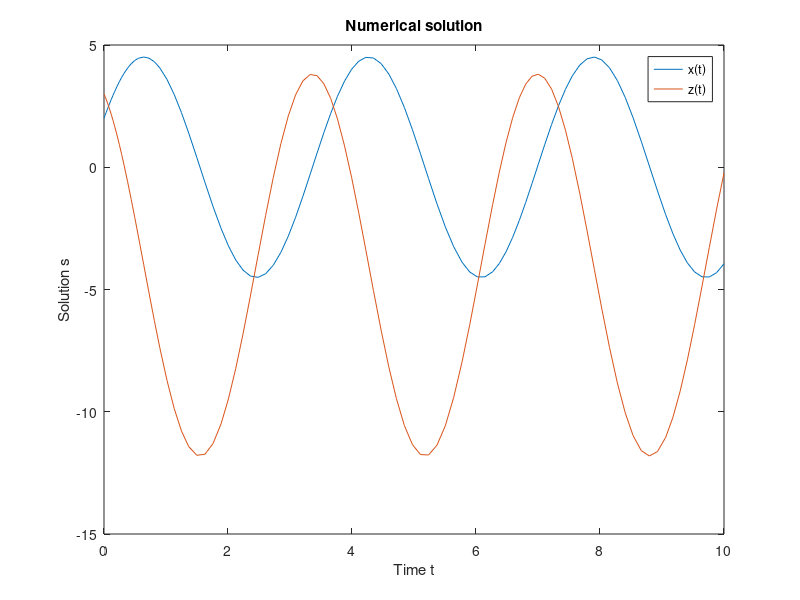

The MATLAB source for this figure: (Note: this script raises an error after producing the figure.)
clc, close all;

% ODE numerical solver
function ds = odesol(~, s)    % ~ here is to avoid having a code's color different from green
    x = s(1);
    z = s(2);
    dx = z + 4;
    dz = -3 * x;
    ds = [dx; dz];
end

tspan = [0, 10];
s0 = [2 3];
[t, s] = ode45(@odesol, tspan, s0);
plot(t, s);
legend('x(t)', 'z(t)');
xlabel('Time t');
ylabel('Solution s');title('Numerical solution')


% Symbolic toolbox
syms x(t) z(t)
eqns = [diff(x,t) == z+4, diff(z,t) == -3*x];
conds = [x(0) == s0(1), z(0) == s0(2)];
[S_x, S_z] = dsolve(eqns, conds);
figure;
fplot(S_x, [0 10])
hold on
fplot(S_z, [0 10])
legend('x(t)', 'z(t)');
xlabel('Time t');
ylabel('Solution s');
title('Symbolic toolbox solution')
%[S_x, S_z]


% Comparaison and visualization
% See the graphs, they look the same